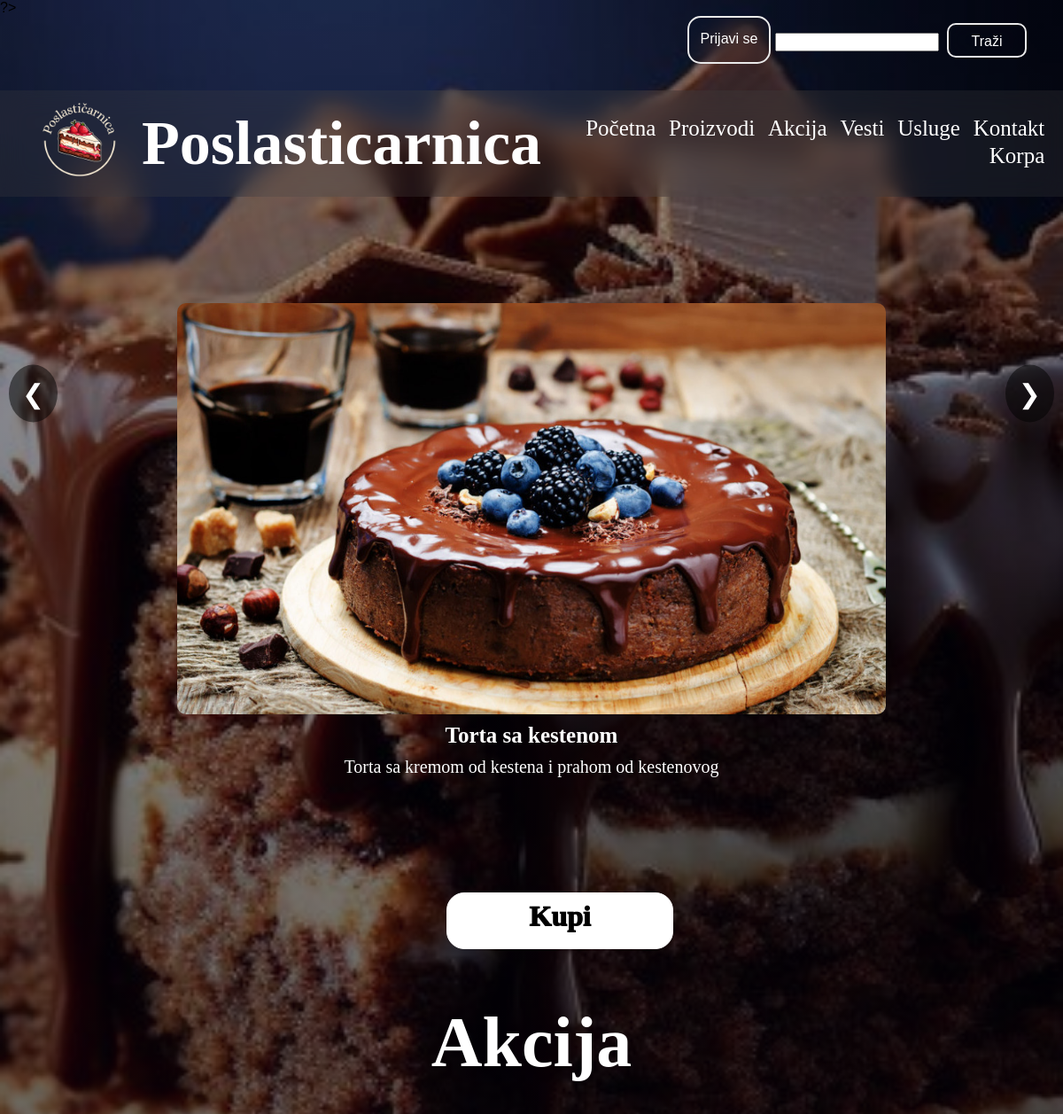
Before: / (upper part) with the older database file.
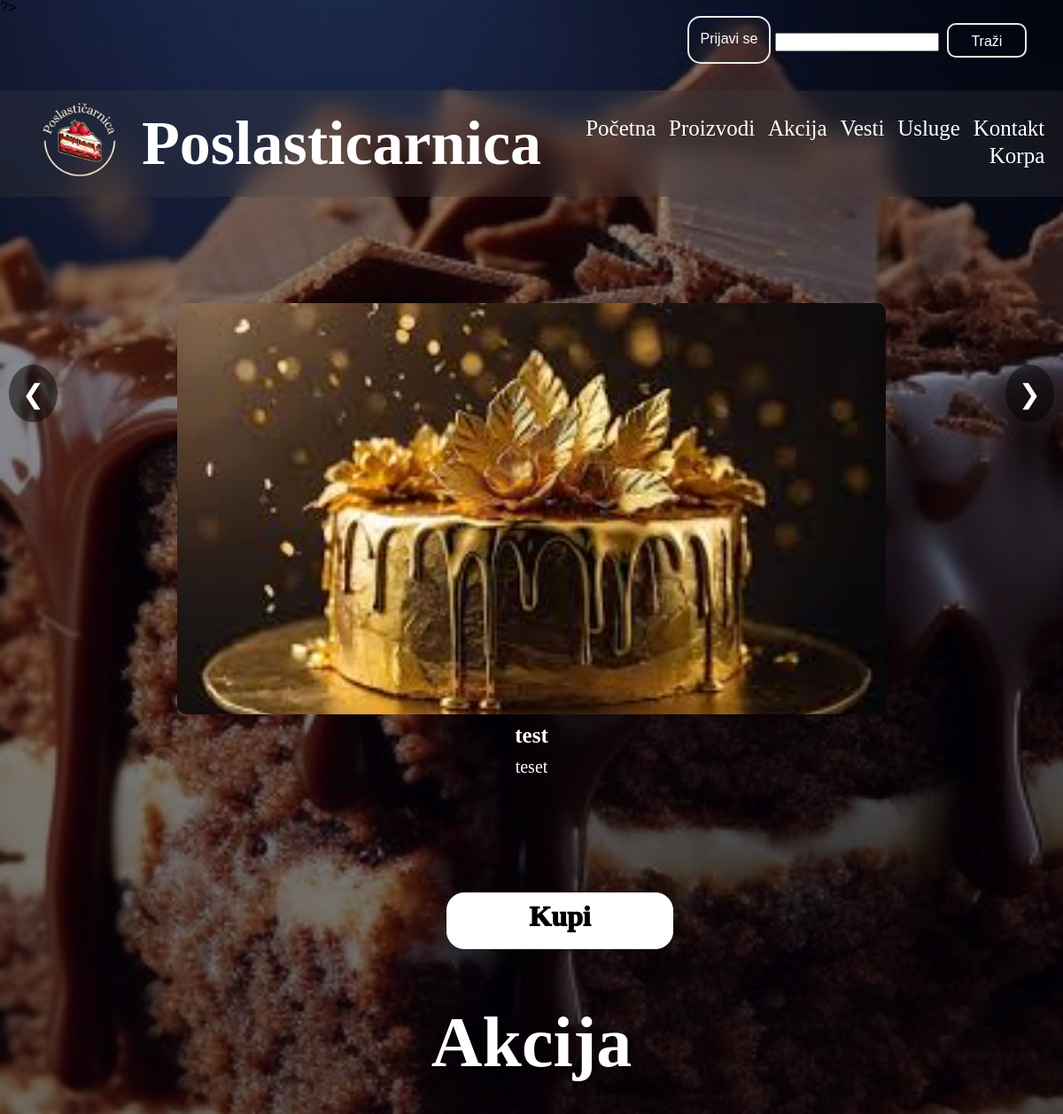
After: the same page with the newer database file.
### tables this page shows
CREATE TABLE IF NOT EXISTS `proizvod` (
  `id` int(10) unsigned NOT NULL AUTO_INCREMENT,
  `naziv` varchar(50) NOT NULL DEFAULT '0',
  `opis` varchar(255) NOT NULL,
  `cena` double NOT NULL DEFAULT 0,
  `zalihe` int(11) NOT NULL DEFAULT 0,
  `slika` varchar(255) NOT NULL DEFAULT '0',
  PRIMARY KEY (`id`)
);

### korisnickaStrana/model/ProizvodModel.php (called while the page is built, shortened)
<?php
include_once(__DIR__ . "/../config/database.php");
$query = "SELECT * FROM proizvod ORDER BY id DESC";
$query_run = mysqli_query($con, $query);
$query = "SELECT * FROM proizvod ORDER BY id DESC LIMIT 5";
$query_run = mysqli_query($con, $query);
if ($query_run && mysqli_num_rows($query_run) > 0) {
    $proizvod5 = mysqli_fetch_all($query_run, MYSQLI_ASSOC);
} else {
    die("Greška: Proizvod nije pronađen.");
}
?>

### korisnickaStrana/view/pocetna.php (the view, shortened to what this page needs)
<html lang="en">
<head>
    <link rel="stylesheet" href="/Poslasticarnica/korisnickaStrana/public/pocetna.css">
    <link rel="stylesheet" href="/Poslasticarnica/korisnickaStrana/public/proizvodi.css">
</head>
<body>
<div class="swiper-container">
    <div class="swiper-wrapper">
        <?php foreach ($proizvod5 as $proizvod): ?>
            <div class="swiper-slide">
            <a href="index.php?page=proizvod&id=<?= $proizvod['id'] ?>">
                <img src="<?= $proizvod['slika']; ?>" >
                <h3><?= $proizvod['naziv']; ?></h3>
                <p><?= $proizvod['opis']; ?></p>
            </div>
        <?php endforeach; ?>
    </div>
    </div>
      <button class="prev" onclick="moveSlide(-1)">&#10094;</button>
    <button class="next" onclick="moveSlide(1)">&#10095;</button>
    <a href="/Poslasticarnica/proizvodi ?>">
    <button id="buy-button">Kupi</button>
</a>
<h1 id="sale-title"> Akcija</h1>
</body>
</html>

Changed rows visible on the page:
no longer on this page (row unchanged): proizvod: slika (picture), naziv "Torta sa kestenom", opis "Torta sa kremom od kestena i prahom od kestenovog"
added proizvod: slika (picture), naziv "test", opis "teset"
